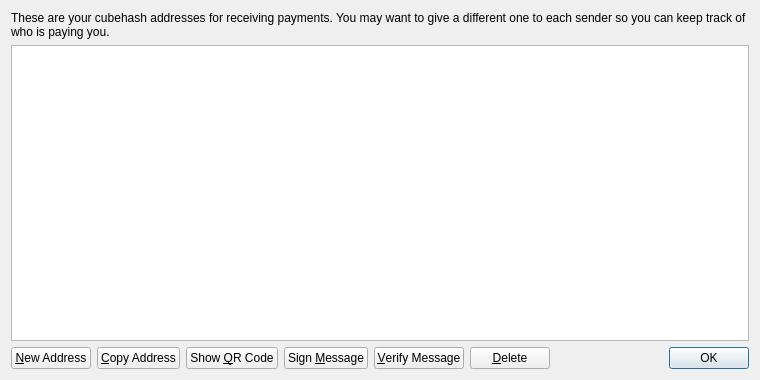
<?xml version="1.0" encoding="UTF-8"?>
<ui version="4.0">
 <class>AddressBookPage</class>
 <widget class="QWidget" name="AddressBookPage">
  <property name="geometry">
   <rect>
    <x>0</x>
    <y>0</y>
    <width>760</width>
    <height>380</height>
   </rect>
  </property>
  <property name="windowTitle">
   <string>Address Book</string>
  </property>
  <layout class="QVBoxLayout" name="verticalLayout">
   <item>
    <widget class="QLabel" name="labelExplanation">
     <property name="text">
      <string>These are your cubehash addresses for receiving payments. You may want to give a different one to each sender so you can keep track of who is paying you.</string>
     </property>
     <property name="textFormat">
      <enum>Qt::PlainText</enum>
     </property>
     <property name="wordWrap">
      <bool>true</bool>
     </property>
    </widget>
   </item>
   <item>
    <widget class="QTableView" name="tableView">
     <property name="contextMenuPolicy">
      <enum>Qt::CustomContextMenu</enum>
     </property>
     <property name="toolTip">
      <string>Double-click to edit address or label</string>
     </property>
     <property name="tabKeyNavigation">
      <bool>false</bool>
     </property>
     <property name="alternatingRowColors">
      <bool>true</bool>
     </property>
     <property name="selectionMode">
      <enum>QAbstractItemView::SingleSelection</enum>
     </property>
     <property name="selectionBehavior">
      <enum>QAbstractItemView::SelectRows</enum>
     </property>
     <property name="sortingEnabled">
      <bool>true</bool>
     </property>
     <attribute name="verticalHeaderVisible">
      <bool>false</bool>
     </attribute>
    </widget>
   </item>
   <item>
    <layout class="QHBoxLayout" name="horizontalLayout">
     <item>
      <widget class="QPushButton" name="newAddressButton">
       <property name="toolTip">
        <string>Create a new address</string>
       </property>
       <property name="text">
        <string>&amp;New Address</string>
       </property>
       <property name="icon">
        <iconset resource="../bitcoin.qrc">
         <normaloff>:/icons/add</normaloff>:/icons/add</iconset>
       </property>
      </widget>
     </item>
     <item>
      <widget class="QPushButton" name="copyToClipboard">
       <property name="toolTip">
        <string>Copy the currently selected address to the system clipboard</string>
       </property>
       <property name="text">
        <string>&amp;Copy Address</string>
       </property>
       <property name="icon">
        <iconset resource="../bitcoin.qrc">
         <normaloff>:/icons/editcopy</normaloff>:/icons/editcopy</iconset>
       </property>
      </widget>
     </item>
     <item>
      <widget class="QPushButton" name="showQRCode">
       <property name="text">
        <string>Show &amp;QR Code</string>
       </property>
       <property name="icon">
        <iconset resource="../bitcoin.qrc">
         <normaloff>:/icons/qrcode</normaloff>:/icons/qrcode</iconset>
       </property>
      </widget>
     </item>
     <item>
      <widget class="QPushButton" name="signMessage">
       <property name="toolTip">
        <string>Sign a message to prove you own a cubehash address</string>
       </property>
       <property name="text">
        <string>Sign &amp;Message</string>
       </property>
       <property name="icon">
        <iconset resource="../bitcoin.qrc">
         <normaloff>:/icons/edit</normaloff>:/icons/edit</iconset>
       </property>
      </widget>
     </item>
     <item>
      <widget class="QPushButton" name="verifyMessage">
       <property name="toolTip">
        <string>Verify a message to ensure it was signed with a specified cubehash address</string>
       </property>
       <property name="text">
        <string>&amp;Verify Message</string>
       </property>
       <property name="icon">
        <iconset resource="../bitcoin.qrc">
         <normaloff>:/icons/transaction_0</normaloff>:/icons/transaction_0</iconset>
       </property>
      </widget>
     </item>
     <item>
      <widget class="QPushButton" name="deleteButton">
       <property name="toolTip">
        <string>Delete the currently selected address from the list</string>
       </property>
       <property name="text">
        <string>&amp;Delete</string>
       </property>
       <property name="icon">
        <iconset resource="../bitcoin.qrc">
         <normaloff>:/icons/remove</normaloff>:/icons/remove</iconset>
       </property>
      </widget>
     </item>
     <item>
      <spacer name="horizontalSpacer">
       <property name="orientation">
        <enum>Qt::Horizontal</enum>
       </property>
       <property name="sizeHint" stdset="0">
        <size>
         <width>40</width>
         <height>20</height>
        </size>
       </property>
      </spacer>
     </item>
     <item>
      <widget class="QDialogButtonBox" name="buttonBox">
       <property name="sizePolicy">
        <sizepolicy hsizetype="Maximum" vsizetype="Fixed">
         <horstretch>0</horstretch>
         <verstretch>0</verstretch>
        </sizepolicy>
       </property>
       <property name="standardButtons">
        <set>QDialogButtonBox::Ok</set>
       </property>
      </widget>
     </item>
    </layout>
   </item>
  </layout>
 </widget>
 <resources>
  <include location="../bitcoin.qrc"/>
 </resources>
 <connections/>
</ui>
